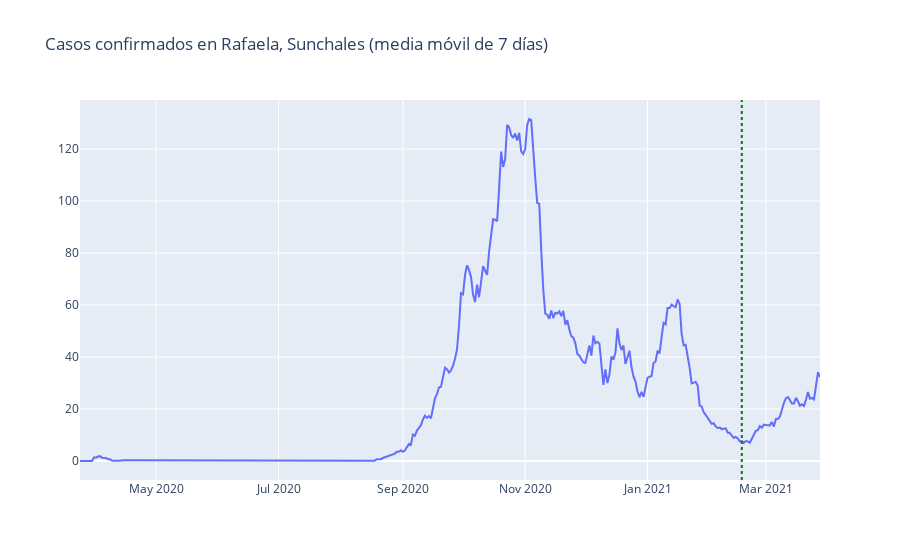

Notebook code for this chart:
### Code cell
graficar(casos[casos.localidad.isin({"Rafaela", "Sunchales"})], por_localidad=False)

### Figure 1 — Plotly figure (JSON) as saved in the notebook; plotly's stock layout.template omitted (floating-point values rounded to 4 significant figures; data arrays with more than 128 entries replaced by an {"elided": "..."} marker saying what was removed)
{"data": [{"hovertemplate": "=%{y}<extra></extra>", "legendgroup": "", "line": {"color": "#636efa", "dash": "solid"}, "mode": "lines", "name": "", "orientation": "v", "showlegend": false, "type": "scatter", "x": {"elided": "370 str values"}, "xaxis": "x", "y": {"elided": "370 float values"}, "yaxis": "y"}], "layout": {"legend": {"tracegroupgap": 0}, "shapes": [{"line": {"color": "green", "dash": "dot", "width": 2}, "type": "line", "x0": "2021-02-17T00:00:00", "x1": "2021-02-17T00:00:00", "xref": "x", "y0": 0, "y1": 1, "yref": "y domain"}], "title": {"text": "Casos confirmados en Rafaela, Sunchales (media móvil de 7 días)"}, "xaxis": {"anchor": "y", "domain": [0, 1], "title": {"text": ""}}, "yaxis": {"anchor": "x", "domain": [0, 1], "title": {"text": ""}}}}
